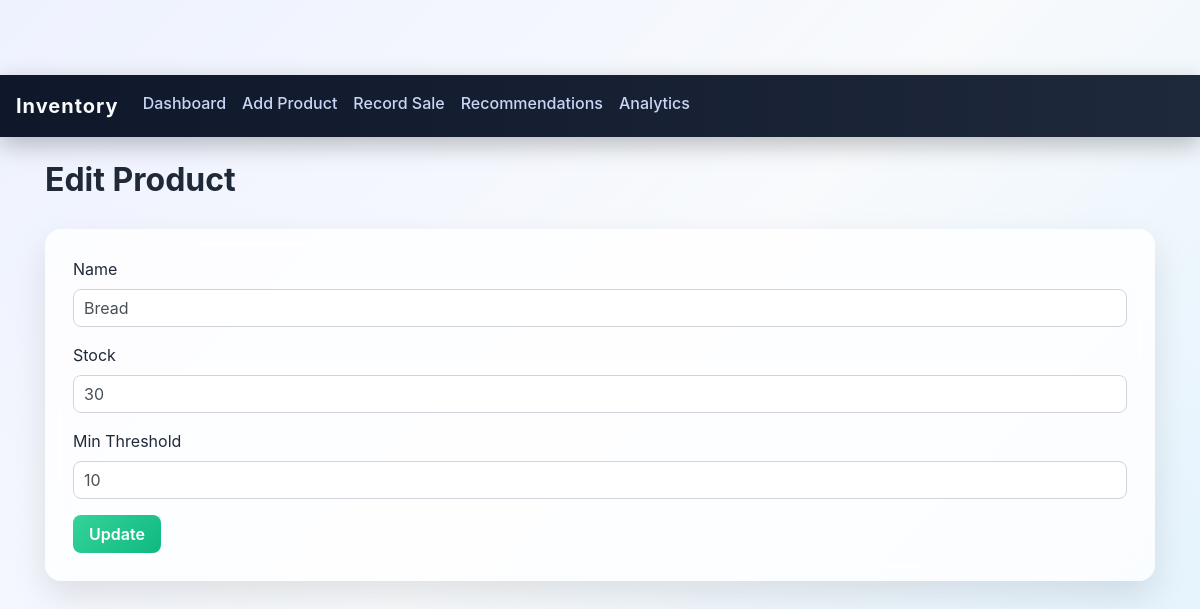
Screenshot of /product/edit/3 with the database file from the repository.
### tables this page shows
CREATE TABLE products (
            id INTEGER PRIMARY KEY AUTOINCREMENT,
            name TEXT NOT NULL,
            stock INTEGER NOT NULL,
            min_threshold INTEGER NOT NULL,
            created_at TEXT DEFAULT CURRENT_TIMESTAMP
        );

### routes/inventory_routes.py (the view, shortened to what this page needs)
@inventory_bp.route('/product/edit/<int:product_id>', methods=['GET', 'POST'])
def edit_product(product_id):
    product = service.get_product(product_id)
    if not product:
        flash('Product not found', 'danger')
        return redirect(url_for('inventory.dashboard'))
    return render_template('add_product.html', product=product)

### models/product_model.py (called while the page is built)
    def get_product(self, product_id):
        query = 'SELECT * FROM products WHERE id = ?'
        cur = self.conn.cursor()
        cur.execute(query, (product_id,))
        return cur.fetchone()

### services/inventory_service.py (called while the page is built)
    def get_product(self, product_id):
        return self.product_model.get_product(product_id)

### templates/add_product.html
{% extends 'base.html' %}
{% block content %}
<h2>{% if product %}Edit{% else %}Add{% endif %} Product</h2>
<form method="post">
    <div class="form-group">
        <label for="name">Name</label>
        <input type="text" class="form-control" id="name" name="name" required value="{{ product.name if product }}">
    </div>
    <div class="form-group">
        <label for="stock">Stock</label>
        <input type="number" class="form-control" id="stock" name="stock" required value="{{ product.stock if product }}">
    </div>
    <div class="form-group">
        <label for="min_threshold">Min Threshold</label>
        <input type="number" class="form-control" id="min_threshold" name="min_threshold" required value="{{ product.min_threshold if product }}">
    </div>
    <button type="submit" class="btn btn-success">{% if product %}Update{% else %}Add{% endif %}</button>
</form>
{% endblock %}

### static/css/styles.css (style rules this page uses)
body { background:linear-gradient(135deg,#eef2ff,#f8fafc,#e0f2fe); font-family:"Inter","Segoe UI",Roboto,Helvetica,Arial,sans-serif; padding-top:75px; color:#1f2937; min-height:100vh; }
h2 { font-weight:700; margin-bottom:30px; }
.btn { border-radius:8px; font-weight:600; padding:7px 16px; transition:.3s; border:none; }
.btn-success { background:linear-gradient(135deg,#34d399,#10b981); }
form { background:rgba(255,255,255,0.8); backdrop-filter:blur(10px); padding:28px; border-radius:16px; box-shadow:0 15px 35px rgba(0,0,0,0.1); }
.form-control { border-radius:8px; border:1px solid #d1d5db; padding:10px; transition:.25s; }

### rows the page displays
products: name "Bread", stock "30", min_threshold "10"
